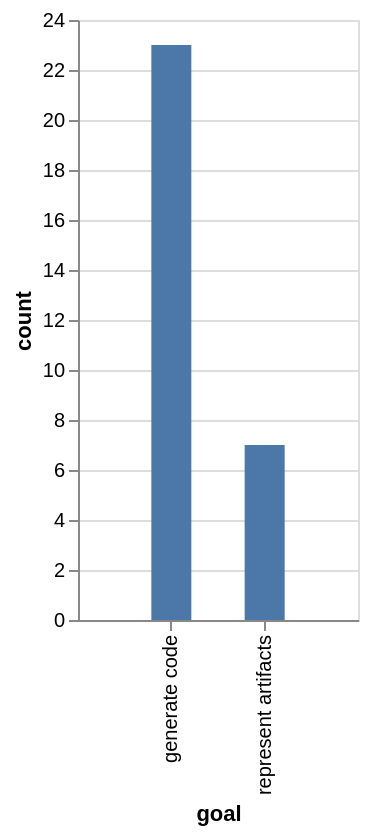

Write a Vega-Lite specification for this figure.
### Vega-Lite specification from a JSON file in a GitHub repository (floating-point values rounded to 4 significant figures)
{"$schema": "https://vega.github.io/schema/vega-lite/v5.json", "description": "A bar chart with highlighting on hover and selecting on click. (Inspired by Tableau's interaction style.)", "data": {"values": [{"goal": "generate code", "count": 23}, {"goal": "represent artifacts", "count": 7}]}, "mark": {"type": "bar", "size": 20}, "encoding": {"x": {"field": "goal", "type": "ordinal", "scale": {"padding": 5}, "sort": "-y"}, "y": {"field": "count", "type": "quantitative", "stack": false}}}
